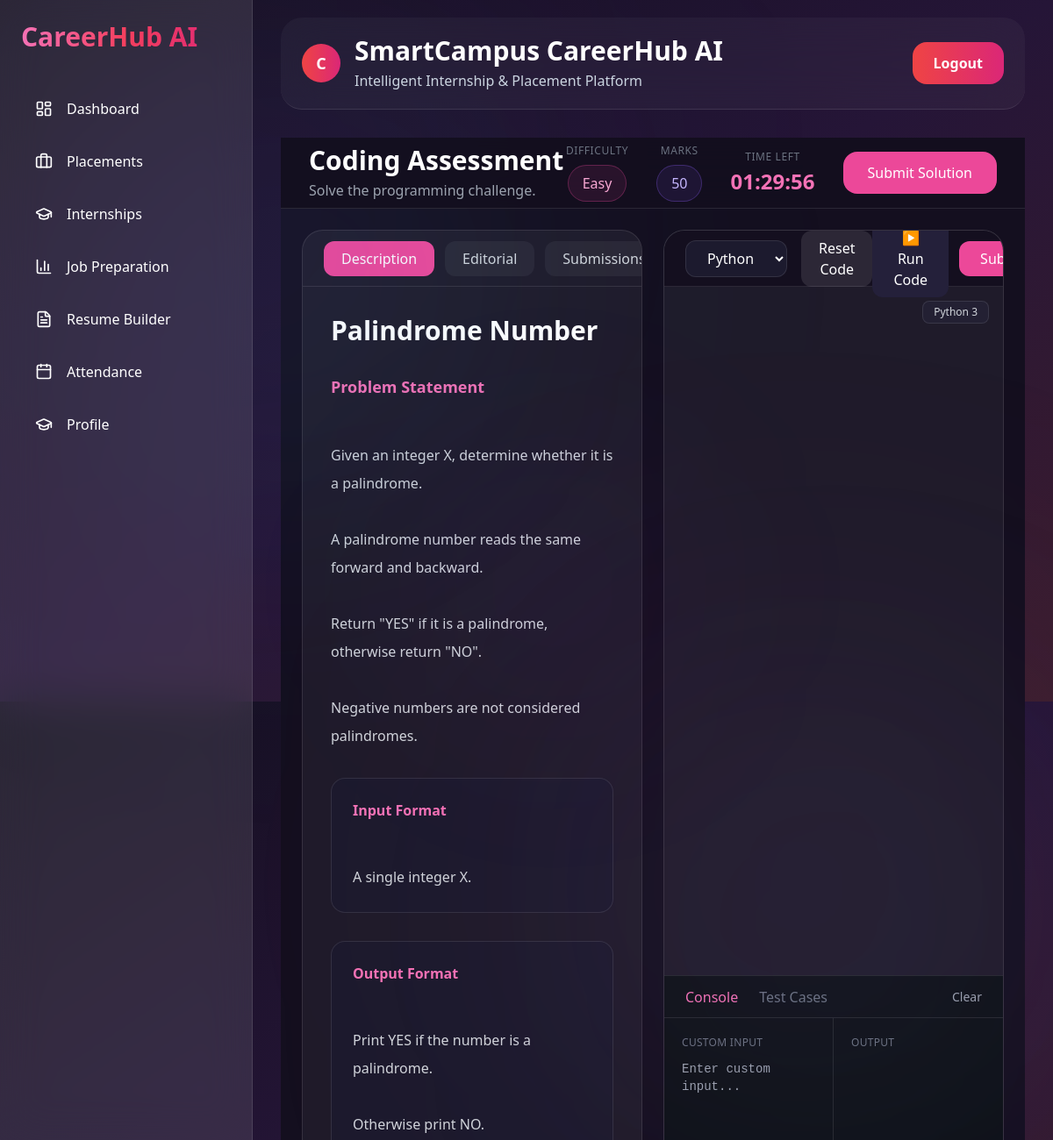
/preparation/coding/test/ (signed in), run on the app's committed database.
### dashboard/models.py (models this page shows, shortened)
class CodingQuestion(models.Model):
    DIFFICULTY = [
        ("easy", "Easy"),
        ("medium", "Medium"),
        ("hard", "Hard"),
    ]
    title = models.CharField(max_length=200)
    difficulty = models.CharField(
        max_length=20,
        choices=DIFFICULTY
    )
    marks = models.IntegerField(default=50)
    statement = models.TextField()
    input_format = models.TextField(blank=True)
    output_format = models.TextField(blank=True)
    constraints = models.TextField(blank=True)
    sample_input = models.TextField(blank=True)
    sample_output = models.TextField(blank=True)
    explanation = models.TextField(blank=True)
    official_input = models.TextField(
    blank=True,
    help_text="Input used during submission evaluation"
)
    expected_output = models.TextField(
    blank=True,
    help_text="Expected output for the official input"
)
    question_image = models.ImageField(
        upload_to="coding_questions/",
        blank=True,
        null=True
    )
    starter_code = models.TextField(
        default="""def solve():
    pass

if __name__ == "__main__":
    solve()
"""
    )
    created_at = models.DateTimeField(auto_now_add=True)

### dashboard/views.py (the view)
@login_required
def coding_test(request):
    difficulty = request.GET.get("difficulty", "easy").lower()
    coding_questions = list(
        CodingQuestion.objects.filter(
            difficulty=difficulty
        ).order_by("?")[:2]
    )
    coding_question = coding_questions[0] if coding_questions else None
    return render(
        request,
        "preparation/coding/test.html",
        {
            "coding_questions": coding_questions,
            "coding_question": coding_question,
            "difficulty": difficulty,
        },
    )

### templates/preparation/coding/test.html (shortened to what this page needs)
{% extends "base.html" %} {% block content %}
<div class="bg-[#140F1F] text-white flex flex-col h-[calc(100vh-4rem)]">
  <header
    class="sticky top-0 z-50 border-b border-white/10 bg-[#140F1F]/95 backdrop-blur-xl"
  >
    <div
      class="max-w-[1850px] mx-auto px-8 h-20 flex items-center justify-between"
    >
      <div>
        <h1 class="text-3xl font-bold">Coding Assessment</h1>
        <p class="text-gray-400 mt-1">Solve the programming challenge.</p>
      </div>
      <div class="flex items-center gap-8">
        <div class="text-center">
          <p class="text-xs uppercase tracking-wider text-gray-500">
            Difficulty
          </p>
          <span
            id="questionDifficulty"
            class="inline-flex mt-2 px-4 py-2 rounded-full bg-pink-500/10 border border-pink-500/30 text-pink-300 font-medium"
          >
            {{ coding_question.difficulty|title }}
          </span>
        </div>
        <div class="text-center">
          <p class="text-xs uppercase tracking-wider text-gray-500">Marks</p>
          <span
            id="questionMarks"
            class="inline-flex mt-2 px-4 py-2 rounded-full bg-violet-500/10 border border-violet-500/30 text-violet-300 font-medium"
          >
            {{ coding_question.marks }}
          </span>
        </div>
        <div class="text-center">
          <p class="text-xs uppercase tracking-wider text-gray-500">
            Time Left
          </p>
          <h2 id="timer" class="text-2xl font-bold text-pink-400 mt-1">--</h2>
        </div>
        <button
          id="submitBtn"
          class="px-7 py-3 rounded-2xl bg-pink-500 hover:bg-pink-400 transition"
        >
          Submit Solution
        </button>
      </div>
    </div>
  </header>
  <main
    class="flex-1 max-w-[1850px] w-full mx-auto p-6 overflow-hidden min-h-0"
  >
    <div class="grid grid-cols-12 gap-6 h-full min-h-0">
      <section class="col-span-6 h-full min-h-0 flex gap-5">
        <div
          class="flex-1 h-full min-h-0 rounded-3xl bg-white/5 border border-white/10 overflow-hidden flex flex-col"
        >
          <div
            class="border-b border-white/10 h-16 flex items-center px-6 gap-3"
          >
            <button class="px-5 py-2 rounded-xl bg-pink-500 font-medium">
              Description
            </button>
            <button
              class="px-5 py-2 rounded-xl bg-white/5 hover:bg-white/10 text-gray-300 transition"
            >
              Editorial
            </button>
            <button
              class="px-5 py-2 rounded-xl bg-white/5 hover:bg-white/10 text-gray-300 transition"
            >
              Submissions
            </button>
          </div>
          <div class="flex-1 overflow-y-auto custom-scroll px-8 py-8 space-y-8">
            <div>
              <h2 id="questionTitle" class="text-3xl font-bold">
                {{ coding_question.title }}
              </h2>
            </div>
            <div>
              <h3 class="text-pink-400 font-semibold text-lg mb-4">
                Problem Statement
              </h3>
              <div
                id="questionStatement"
                class="leading-8 whitespace-pre-line text-gray-300"
              >
                {{ coding_question.statement }}
              </div>
            </div>
            <div class="rounded-2xl bg-[#1C1A2D] border border-white/10 p-6">
              <h3 class="text-pink-400 font-semibold mb-4">Input Format</h3>
              <div
                id="inputFormat"
                class="leading-8 whitespace-pre-line text-gray-300"
              >
                {{ coding_question.input_format }}
              </div>
            </div>
            <div class="rounded-2xl bg-[#1C1A2D] border border-white/10 p-6">
              <h3 class="text-pink-400 font-semibold mb-4">Output Format</h3>
              <div
                id="outputFormat"
                class="leading-8 whitespace-pre-line text-gray-300"
              >
                {{ coding_question.output_format }}
              </div>
            </div>
          </div>
        </div>
      </section>
      <section class="col-span-6 h-full min-h-0">
        <div
          class="h-full min-h-0 rounded-3xl bg-white/5 border border-white/10 overflow-hidden flex flex-col"
        >
          <div
            class="relative z-20 h-16 border-b border-white/10 px-6 flex items-center justify-between bg-[#140F1F]"
          >
            <div class="flex items-center gap-4">
              <select
                id="languageSelector"
                class="bg-[#1C1A2E] border border-white/10 rounded-xl px-5 py-2 text-white outline-none focus:border-pink-500"
              >
                <option value="python">Python</option>
              </select>
              <button
                id="resetCode"
                class="px-5 py-2 rounded-xl bg-white/10 hover:bg-white/20 transition"
              >
                Reset Code
              </button>
            </div>
            <div class="flex items-center gap-3">
              <button
                id="runCode"
                class="px-6 py-2 rounded-xl bg-[#24203A] hover:bg-[#312C49] transition"
              >
                ▶ Run Code
              </button>
              <button
                id="submitSolution"
                class="px-6 py-2 rounded-xl bg-pink-500 hover:bg-pink-400 transition"
              >
                Submit
              </button>
            </div>
          </div>
          <div class="flex-1 relative min-h-0 overflow-hidden">
            <div class="absolute right-4 top-4 z-10 flex gap-2">
              <span
                class="px-3 py-1 rounded-lg bg-[#232033] border border-white/10 text-xs text-gray-300"
              >
                Python 3
              </span>
            </div>
            <div id="editor" class="h-full relative z-0"></div>
          </div>
          <div class="h-64 border-t border-white/10 bg-[#0D1117] flex flex-col">
            <div
              class="h-12 border-b border-white/10 px-6 flex items-center justify-between"
            >
              <div class="flex gap-6">
                <button class="text-pink-400 font-medium">Console</button>
                <button class="text-gray-500 hover:text-white">
                  Test Cases
                </button>
              </div>
              <button
                id="clearConsole"
                class="text-sm text-gray-400 hover:text-white"
              >
                Clear
              </button>
            </div>
            <div class="grid grid-cols-2 flex-1 min-h-0">
              <div class="border-r border-white/10 p-5 flex flex-col min-h-0">
                <p class="text-xs uppercase tracking-wide text-gray-500 mb-3">
                  Custom Input
                </p>
                <textarea
                  id="customInput"
                  class="flex-1 min-h-0 resize-none bg-transparent outline-none text-sm text-white overflow-y-auto"
                  placeholder="Enter custom input..."
                ></textarea>
              </div>
              <div class="p-5 flex flex-col min-h-0">
                <p class="text-xs uppercase tracking-wide text-gray-500 mb-3">
                  Output
                </p>
                <pre
                  id="consoleOutput"
                  class="flex-1 min-h-0 overflow-y-auto whitespace-pre-wrap text-sm text-green-400"
                ></pre>
              </div>
            </div>
          </div>
        </div>
      </section>
    </div>
  </main>
</div>
{% endblock %}

### templates/components/navbar.html (shortened to what this page needs)
<nav
  class="mx-4 mt-4 flex items-center justify-between rounded-3xl bg-white/[0.04] backdrop-blur-xl border-b border-white/10 px-5 py-4 text-white backdrop-blur-xl sm:mx-6 lg:mx-8 lg:mt-5 lg:px-6 lg:py-5"
>
  <div class="flex items-center gap-4">
    <div
      id="navbar-user-avatar"
      class="flex h-11 w-11 items-center justify-center rounded-full bg-gradient-to-r from-red-500 to-pink-600 text-lg font-bold text-white"
    >
      {% if user.is_authenticated %} {{ user.username|first|upper }} {% else %}
      U {% endif %}
    </div>
    <div>
      <h1 class="text-2xl font-bold lg:text-3xl">SmartCampus CareerHub AI</h1>
      <p class="mt-1 text-sm text-slate-300 lg:text-base">
        Intelligent Internship &amp; Placement Platform
      </p>
    </div>
  </div>
  <form action="{% url 'logout' %}" method="post">
    <button
      type="submit"
      class="rounded-2xl bg-gradient-to-r from-red-500 to-pink-600 px-5 py-3 font-bold transition-all hover:scale-105 lg:px-6"
    >
      Logout
    </button>
  </form>
</nav>

### templates/preparation/coding/test.html (style rules this page uses)
.custom-scroll { scrollbar-width: thin; scrollbar-color: #4b5563 transparent; }
#editor { width: 100%; height: 100%; }
pre { font-family: Consolas, Monaco, monospace; font-size: 14px; line-height: 1.7; }
textarea { font-family: Consolas, Monaco, monospace; }
#consoleOutput { min-height: 0; height: 100%; overflow-y: auto; overflow-x: auto; padding-right: 8px; overscroll-behavior: contain; }

### data on the page
CodingQuestion: difficulty "Easy", marks "50", title "Palindrome Number", statement "Given an integer X, determine whether it is a palindrome. A palindrome number reads the same forward and backward. Return \"YES\" if it is a palindrome, otherwise return \"NO\". Negative numbers are not considered palindromes.", input_format "A single integer X.", output_format "Print YES if the number is a palindrome. Otherwise print NO."

### other printed values
{{ user.username|first|upper }} "C"
